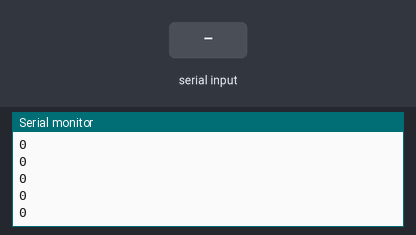
Bench run of a sketch on a simulated Arduino Uno, built with avr-gcc and run on an emulated ATmega328P. Shown: the last lines printed to the serial monitor. Inputs (shaded band) come from the test bench.

Above: at 1.2 s.
1.3 s: "90,45\n" received over Serial
At 2.5 s:
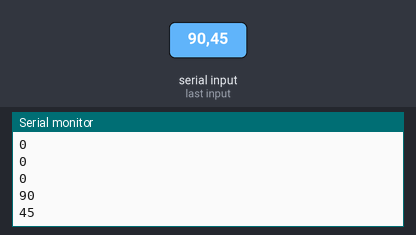
2.8 s: "30,150\n" received over Serial
At 3.6 s:
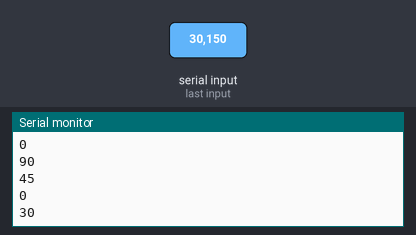
Timing chart, 0 to 5.8 s (numbered marks = the images above; inputs shaded):
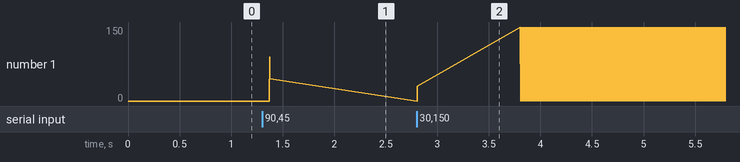

Measured:
- after the input at 1.3 s, the serial monitor: prints a new line after 0.07 s (image 1)
- after the input at 2.8 s, the serial monitor: prints a new line at once (image 2)
- plotted number 1: 0 → 45 after the input at 1.3 s, 45 → 150 after the input at 2.8 s

The sketch:

converter.ino
```cpp
int x=0;
int a,b;
int data[2];
void setup() {
  Serial.begin(9600);  // Seri Portu başlat
}

void loop() {
  // put your main code here, to run repeatedly:
if(Serial.available()){
for (x = 0; x < 2; x = x+1) {
  // statement(s);
    data[x] = Serial.parseInt(); // veri dizisindeki tam sayıları oku
    //Serial.print(data[x]);
    a=data[0];
    b=data[1];
}

}
  if ( x = 2)
  {
  Serial.println(a);
  Serial.println(b);
  }
}
```
